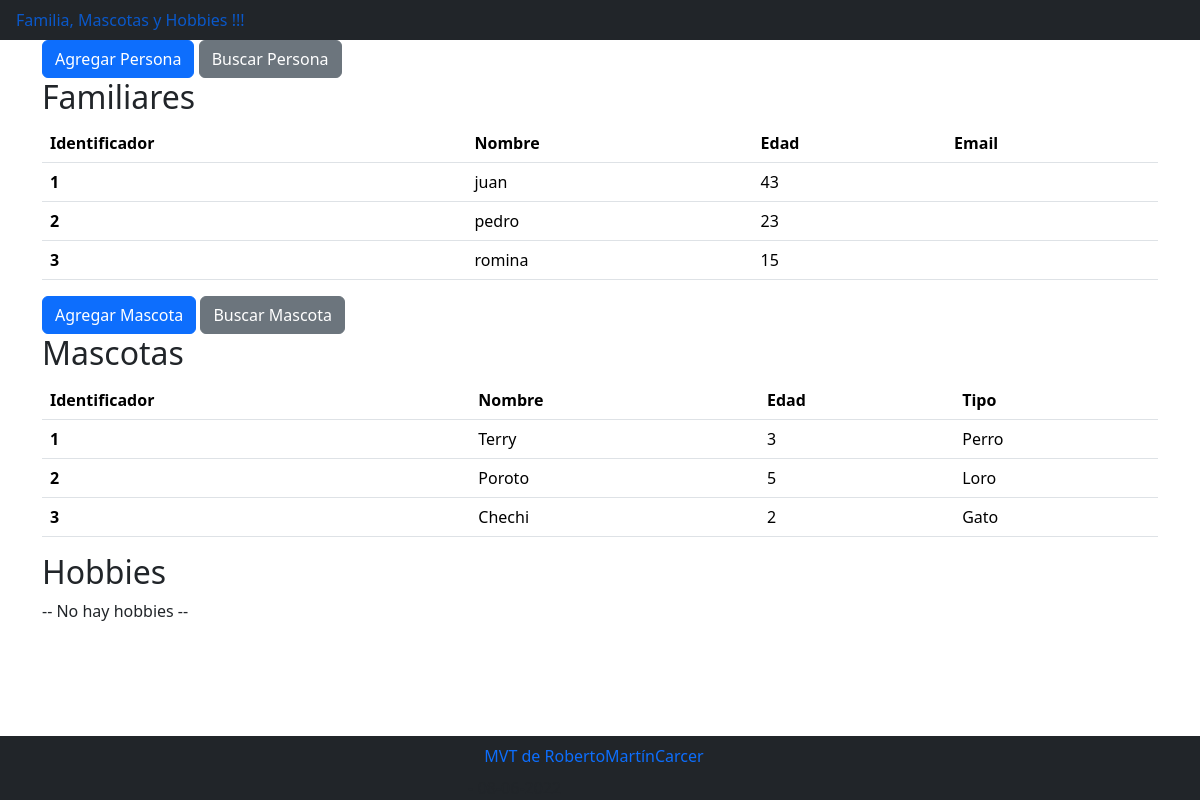
The app's page /, older data.
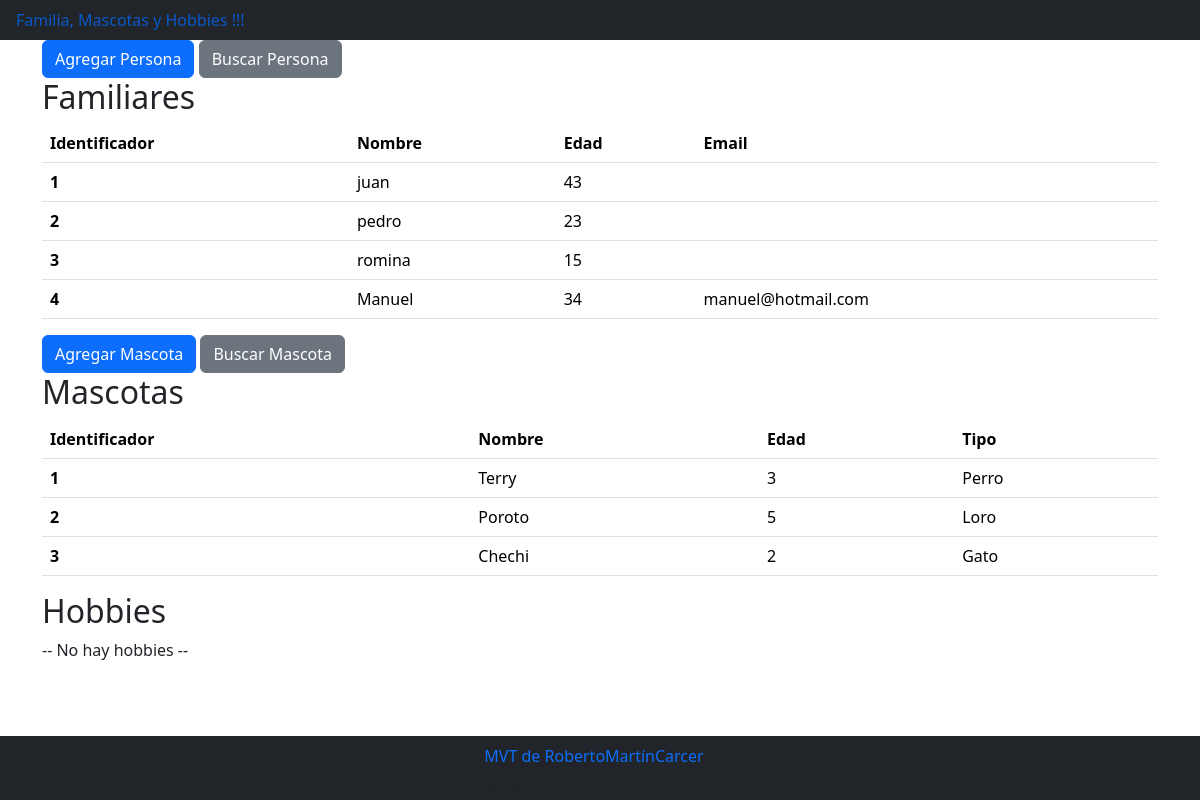
The same page, newer data.
### familia/models.py (models this page shows)
class Persona(models.Model):
    nombre = models.CharField(max_length=50)
    edad = models.IntegerField()
    email = models.CharField(max_length=100, default='')

class Mascota(models.Model):
    nombre = models.CharField(max_length=50)
    edad = models.IntegerField()
    tipo = models.CharField(max_length=50)

### familia/views.py (the view)
# urls.py: path('', views.inicio2, name='inicio2'),
def inicio2(request):
    personas = Persona.objects.all()
    mascotas = Mascota.objects.all()
    hobbies = Hobbies.objects.all()
    context = {"app1": "Familiares", "personas": personas, "app2": "Mascotas", "mascotas": mascotas, "app3": "Hobbies", "hobbies": hobbies }
    return render(request, 'familia/inicio2.html', context)

### familia/templates/familia/inicio2.html (shortened to what this page needs)
{% extends "familia/base.html" %}
{% load bootstrap5 %}
{% block cuerpo %}
<div class="container">
  <div class="row">
    <div class="col">
      {% url 'cargar_persona' as agregar_url %}
      {% bootstrap_button "Agregar Persona" button_class="btn-primary" button_type="link" href=agregar_url %}
      {% url 'buscar_persona' as buscar_persona_url %}
      {% bootstrap_button "Buscar Persona" button_class="btn-secondary" button_type="link" href=buscar_persona_url %}
    <div>
  <div>
  <div class="row">
    <div class="col">
        <h2>{{app1}}</h2>
        {% if personas %}
        <table class="table">
            <thead>
                <th scope="col">Identificador</th>
                <th scope="col">Nombre</th>
                <th scope="col">Edad</th>
                <th scope="col">Email</th>
            </thead>
            {% for p in personas %}
            <tbody>
                <tr>
                    <th scope="row">{{p.id}} </th>
                    <td> {{p.nombre}} </td>
                    <td> {{p.edad}} </td>
                    <td> {{p.email}} </td>
                </tr>
            {% endfor %}
        </table>
        {% else %}
            <p>-- No hay Familiares --</No></p>
        {% endif %}
  <div class="row">
    <div class="col">
      {% url 'cargar_mascota' as agregar_url %}
      {% bootstrap_button "Agregar Mascota" button_class="btn-primary" button_type="link" href=agregar_url %}
      {% url 'buscar_mascota' as buscar_mascota_url %}
      {% bootstrap_button "Buscar Mascota" button_class="btn-secondary" button_type="link" href=buscar_mascota_url %}
      <div>
  <div>
  <div class="row">
    <div class="col">
        <h2>{{app2}}</h2>
        {% if mascotas %}
        <table class="table">
            <thead>
                <th scope="col">Identificador</th>
                <th scope="col">Nombre</th>
                <th scope="col">Edad</th>
                <th scope="col">Tipo</th>
            </thead>
            {% for m in mascotas %}
            <tbody>
                <tr>
                    <th scope="row">{{m.id}} </th>
                    <td> {{m.nombre}} </td>
                    <td> {{m.edad}} </td>
                    <td> {{m.tipo}} </td>
                </tr>
            </tbody>
            {% endfor %}
        </table>
        {% else %}
            <p>-- No hay Mascotas --</p>
        {% endif %}
        <div class="row">
          <div class="col">
              <h2>{{app3}}</h2>
              {% if hobbies %}
              <table class="table">
                  <thead>
                      <th scope="col">Identificador</th>
                      <th scope="col">Nombre</th>
                  </thead>
                  {% for p in hobbies %}
                  <tbody>
                      <tr>
                          <th scope="row">{{p.id}} </th>
                          <td> {{p.nombre}} </td>
                      </tr>
                  {% endfor %}
              </table>
              {% else %}
                  <p>-- No hay hobbies --</No></p>
              {% endif %}
    </div>
  </div>
</div>
{% endblock %}

Row changes from the older to the newer data that the page shows:
added Persona: id "4", nombre "Manuel", edad "34", email "manuel@hotmail.com"
